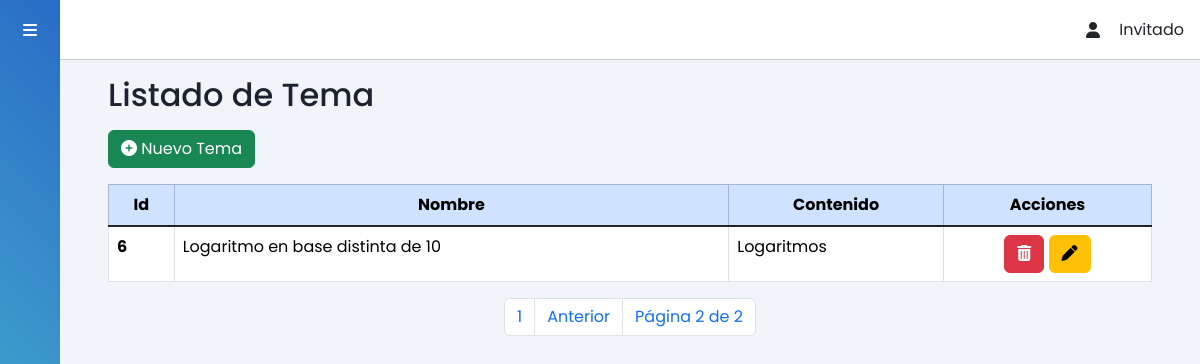
/temas/?page=2, run on an earlier commit of the app's database.
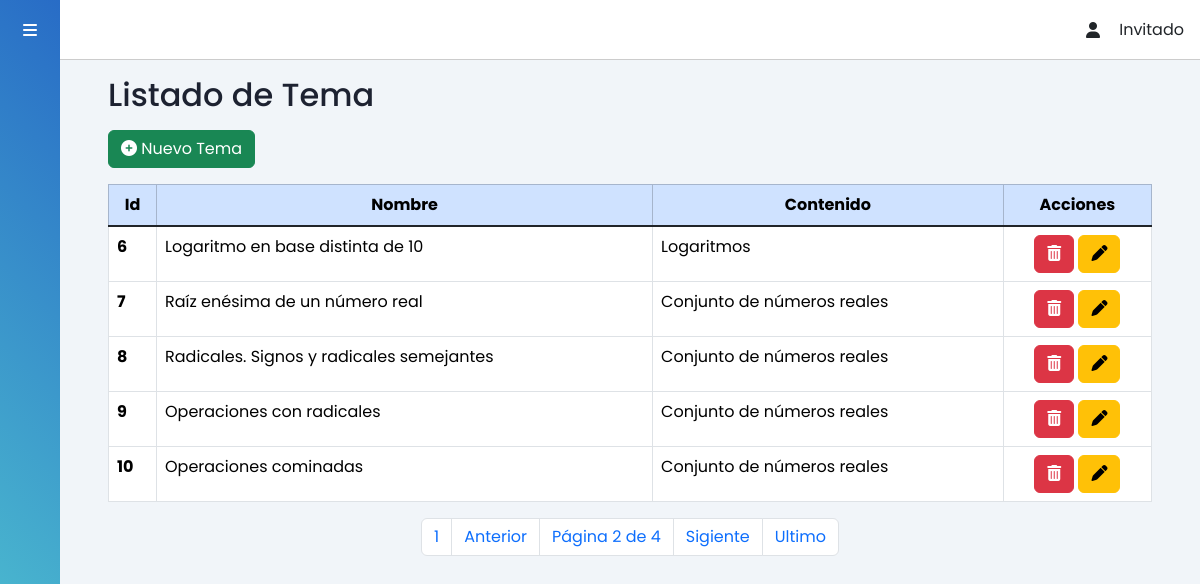
And on a later commit of the database.
### tasks/models.py (models this page shows, shortened)
class Tema(models.Model):
    nombre = models.CharField(max_length=100)
    contenido = models.ForeignKey(Contenido, on_delete=models.CASCADE)

class Contenido(models.Model):
    nombre = models.CharField(max_length=100)
    descripcion= models.TextField(blank=True)
    unidad = models.ForeignKey(Unidad, on_delete=models.CASCADE)
    def __str__(self):
        return self.nombre

### tasks/views.py (the view)
# urls.py: path('temas/', views.vwTemas, name='temas'),
def vwTemas(request):
    tema_list = Tema.objects.all()  # Obtener todos los registros de unidades
    paginator = Paginator(tema_list, 5)
    page = request.GET.get('page')  # Obtener el número de página de la URL
    try:
        temas = paginator.page(page)
    except PageNotAnInteger:
        temas = paginator.page(1)
    except EmptyPage:
        temas = paginator.page(paginator.num_pages)
    return render(request, 'temas.html', {'temas': temas, 'btnUnidad': 'activado'})

### tasks/context_processors.py (called while the page is built)
def user_email(request):
    user = request.user
    email = user.email if user.is_authenticated else None
    return {'user_email': email}

### tasks/templates/temas.html (shortened to what this page needs)
{% extends 'profile.html' %}
{% load static %}
{% block content %}
<h2 class="dash-title">Listado de Tema</h2>
<section class="row pl-5 w-100">
    <section class="form-group justify-content-center">
        <section class="col-sm-12">
            <button type="button" class="btn btn-success" data-bs-toggle="modal" data-bs-target="#modalRegister-Tema">
                <i class="fa fa-plus-circle"></i> Nuevo Tema
            </button>
            <div id="alertContainer" class="position-absolute top-0 end-0"
                style="padding-top: 20px;padding-right: 10px;">
            </div>
        </section>
    </section>
</section>
<div class="row">
    <div class="col-md-12 tabla-tema mt-3">
        <table class="table table-bordered">
            <thead class="table-primary fixed-column-width">
                <tr style="text-align: center; padding: 4px 8px;">
                    <th scope="col">Id</th>
                    <th scope="col">Nombre</th>
                    <th scope="col">Contenido</th>
                    <th scope="col">Acciones</th>
                </tr>
            </thead>
            <tbody class="table-group-divider ">
                {% if temas %}
                {% for u in temas %}
                <tr style="text-align: left;" data-id="{{ u.id }}">
                    <th scope="row">{{ u.id }}</th>
                    <td class="nombre-tema">{{ u.nombre }}</td>
                    <td class="contenido-tema">{{ u.contenido }}</td>
                    <td style="text-align: center;">
                        <a class="btn btn-danger" href="javascript:confi_delet_tema({{u.id}});"><i
                                class="fa fa-trash" aria-hidden="true"></i></a>
                        <button type="button" vid="{{ u.id }}" class="btnObtenerTema btn btn-warning"
                            data-bs-toggle="modal" data-bs-target="#modalEdit-Tema">
                            <i class="fa-solid fa-pen"></i>
                        </button>
                    </td>
                </tr>
                {% endfor %}
                {% else %}
                <p>No se encontraron contenido registradas.</p>
                {% endif %}
            </tbody>
        </table>
        <div class="d-flex justify-content-center mt-3" class="page-link">
            <div class="pagination">
                {% if temas.has_previous %}
                <li class="page-item"><a class="page-link" href="?page=1">1</a></li>
                <li class="page-item"><a class="page-link" href="?page={{ temas.previous_page_number }}">Anterior</a>
                </li>
                {% endif %}
                <li class="page-item"><a class="page-link">
                        Página {{ temas.number }} de {{ temas.paginator.num_pages }}</a></li>
                {% if temas.has_next %}
                <li class="page-item"><a class="page-link" href="?page={{ temas.next_page_number }}">Sigiente</a></li>
                <li class="page-item"><a class="page-link" href="?page={{ temas.paginator.num_pages }}">Ultimo</a></li>
                {% endif %}
            </div>
        </div>
    </div>
</div>
{% endblock %}

### tasks/templates/profile.html (shortened to what this page needs)
{% load static %}
<!DOCTYPE html>
<html lang="en">
<head>
    <link href="https://cdn.jsdelivr.net/npm/bootstrap@5.3.1/dist/css/bootstrap.min.css" rel="stylesheet"
>
    <link rel="stylesheet" href="{% static 'css/style-profile.css' %}">
</head>
<body>
    <div class="panel-izquierdo">
        <div class="panel-izquierdo-encabezados">
            <label for="panel-izquierdo-boton" class="fa-solid fa-bars"></label>
        </div>
        <div class="panel-izquierdo-opciones">
        </div>
    </div>
    <div class="main-content">
        <header class="encabezados-contenido">
            <div class="social-icons">
                <span class="fa-solid fa-user"></span>
                <span>{% if user_email %}{{ user_email }}{% else %}Invitado{% endif %}</span>
            </div>
        </header>
        <main>
            {% block content %}
            {% endblock %}
        </main>
    </div>
</body>
</html>

### static/css/style-profile.css (style rules this page uses)
:root { --main-color: #004aad; --main-colo2: #5DE0E6; --color-dark: #1D2231; --text-orange: #fcab4f; --text-black: #0d0f14; --text-white: #fff; }
* { font-family: 'Poppins', sans-serif; margin: 0; padding: 0; box-sizing: border-box; }
.panel-izquierdo { height: 100%; width: 240px; position: fixed; left: 0; top: 0; z-index: 100; background: linear-gradient(45deg, #53CCD1, #286CC6); color: #fff; overflow-y: auto; transition: width 500ms; }
.panel-izquierdo-encabezados { display: flex; justify-content: space-between; align-items: center; height: 60px; padding: 0rem 1rem; }
.panel-izquierdo-opciones { padding: 1rem; }
.main-content { position: relative; margin-left: 240px; transition: margin-left 500ms; }
.encabezados-contenido { position: fixed; left: 240px; top: 0; z-index: 100; width: calc(100% - 240px); background: #fff; height: 60px; padding: 0rem 1rem; display: flex; align-items: center; justify-content: space-between; border-bottom: 1px solid #ccc; transition: left 500ms; }
.social-icons { display: flex; align-items: center; }
.social-icons span, .social-icons div { margin-left: 1.2rem; }
main { margin-top: 60px; background: #f1f5f9; min-height: 90vh; padding: 1rem 3rem; }
.dash-title { color: var(--color-dark); margin-bottom: 1rem; }
@media only screen and (max-width: 1200px) { .panel-izquierdo { width: 60px; z-index: 150; } }
@media only screen and (max-width: 1200px) { .panel-izquierdo .panel-izquierdo-encabezados, .panel-izquierdo li { display: flex; justify-content: center; } }
@media only screen and (max-width: 1200px) { .main-content { margin-left: 60px; } }
@media only screen and (max-width: 1200px) { .main-content .encabezados-contenido { left: 60px; width: calc(100% - 60px); } }

What changed in the data, as far as the page shows it:
added Tema: id "7", nombre "Raíz enésima de un número real", contenido "Conjunto de números reales"
added Tema: id "8", nombre "Radicales. Signos y radicales semejantes", contenido "Conjunto de números reales"
added Tema: id "9", nombre "Operaciones con radicales", contenido "Conjunto de números reales"
added Tema: id "10", nombre "Operaciones cominadas", contenido "Conjunto de números reales"
Also different on the page:
{{ temas.paginator.num_pages }}: "2" → "4"
text now shown: "Sigiente Ultimo"
